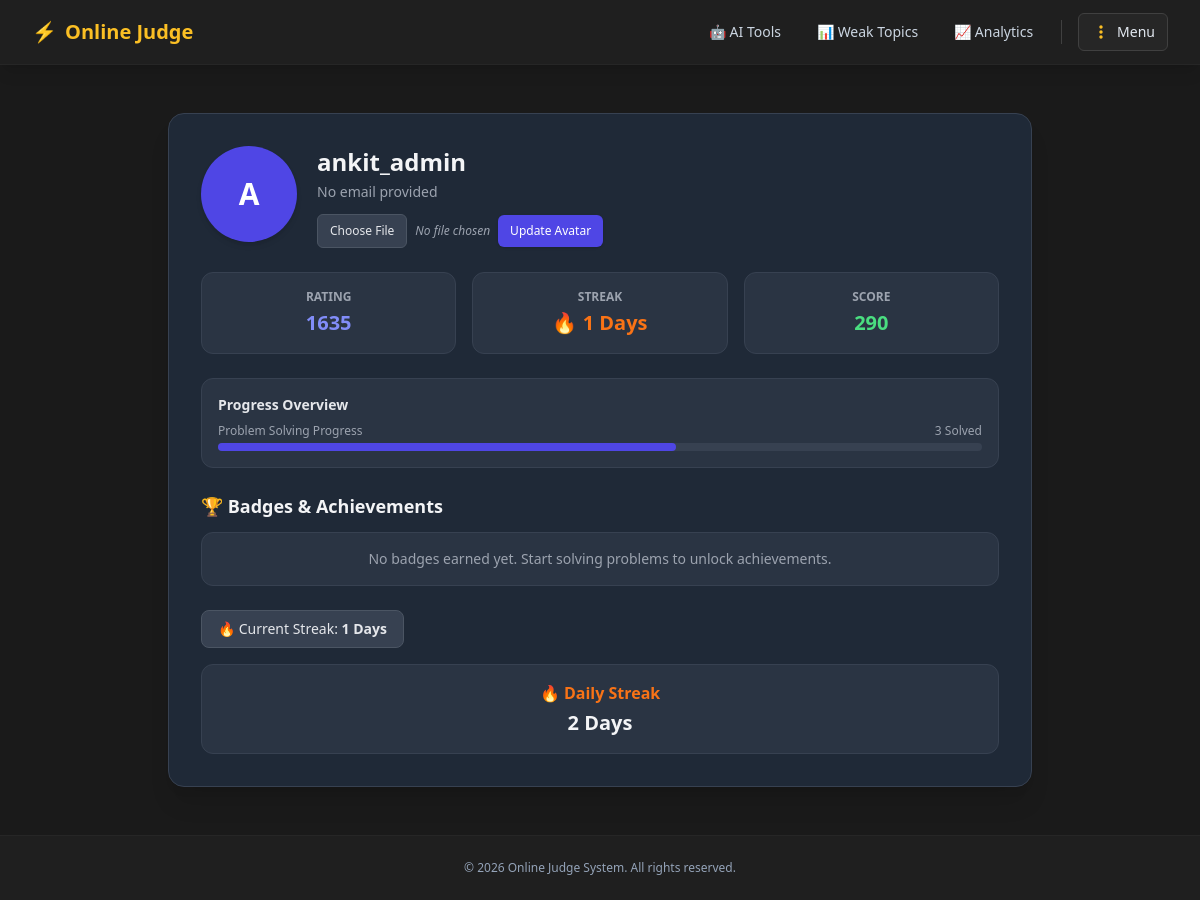
/profile/ (signed in), run on the app's committed database.
### judge/models.py (models this page shows, shortened)
class UserProfile(models.Model):
    user = models.OneToOneField(User, on_delete=models.CASCADE)
    title = models.CharField(max_length=200)
    score = models.IntegerField(default=0)
    rating = models.IntegerField(default=1200)
    streak_count = models.IntegerField(default=0)
    last_active_date = models.DateField(null=True, blank=True)
    profile_pic = models.ImageField(upload_to='profile_pics/', blank=True, null=True)
    email_token = models.CharField(max_length=200, blank=True, null=True)
    email_verified = models.BooleanField(default=False)
    xp = models.IntegerField(default=0)
    level = models.IntegerField(default=1)
    current_streak = models.IntegerField(default=0)
    last_submission_date = models.DateField(blank=True, null=True)
    streak = models.IntegerField(default=0)
    last_submission_date = models.DateField(null=True, blank=True)

### judge/views.py (the view)
# urls.py: path('profile/', views.profile_view, name='profile'),
@login_required(login_url='/login/')
def profile_view(request):
    profile, _ = UserProfile.objects.get_or_create(user=request.user)
    solved_count = Submission.objects.filter(user=request.user, status='Accepted').values('problem').distinct().count()
    total_subs = Submission.objects.filter(user=request.user).count()
    context = {
        'profile': profile,
        'solved_count': solved_count,
        'total_subs': total_subs,
    }
    return render(request, 'judge/profile.html', context)

### judge/templates/judge/profile.html (shortened to what this page needs)
{% extends 'judge/base.html' %}
{% block content %}
<div class="max-w-4xl mx-auto px-4 py-6">
    <div class="bg-white dark:bg-gray-800 shadow-xl rounded-2xl p-6 md:p-8 border border-gray-200 dark:border-gray-700 relative transition-colors duration-200">
        <div class="flex flex-col sm:flex-row items-center sm:items-start mb-6 space-y-4 sm:space-y-0 sm:space-x-5">
            {% if profile.profile_pic and profile.profile_pic.url %}
                <img src="{{ profile.profile_pic.url }}" class="w-24 h-24 rounded-full object-cover shadow-md border-2 border-indigo-500">
            {% else %}
                <div class="w-24 h-24 rounded-full bg-indigo-600 text-white flex items-center justify-center text-3xl font-bold shadow-md">
                    {{ request.user.username|slice:":1"|upper }}
                </div>
            {% endif %}
            <div class="text-center sm:text-left flex-grow">
                <h3 class="text-2xl font-bold text-gray-900 dark:text-gray-100 mb-1">{{ request.user.username }}</h3>
                <p class="text-gray-600 dark:text-gray-400 text-sm mb-3">{{ request.user.email|default:"No email provided" }}</p>
                <form method="POST" enctype="multipart/form-data" action="{% url 'upload_avatar' %}" class="flex flex-wrap items-center gap-2 mt-2">
                   <label class="cursor-pointer bg-gray-100 dark:bg-gray-700 hover:bg-gray-200 dark:hover:bg-gray-600 text-gray-800 dark:text-gray-200 text-xs font-medium px-3 py-2 rounded-md border border-gray-300 dark:border-gray-600 transition">
                      Choose File
                   </label>
                    <span class="text-xs text-gray-500 dark:text-gray-400 italic">No file chosen</span>
                    <button type="submit" class="px-3 py-2 bg-indigo-600 hover:bg-indigo-500 text-white text-xs font-medium rounded-md shadow transition">Update Avatar</button>
               </form>
            </div>
        </div>
        <div class="grid grid-cols-1 md:grid-cols-3 gap-4 mb-6">
            <div class="p-4 rounded-xl bg-gray-50 dark:bg-gray-700/50 border border-gray-200 dark:border-gray-700 text-center">
                <h6 class="text-xs uppercase font-semibold text-gray-500 dark:text-gray-400 mb-1">Rating</h6>
                <h3 class="text-xl font-bold text-indigo-600 dark:text-indigo-400">{{ profile.rating|default:1200 }}</h3>
            </div>
            <div class="p-4 rounded-xl bg-gray-50 dark:bg-gray-700/50 border border-gray-200 dark:border-gray-700 text-center">
                <h6 class="text-xs uppercase font-semibold text-gray-500 dark:text-gray-400 mb-1">Streak</h6>
                <h3 class="text-xl font-bold text-orange-500">🔥 {{ profile.streak_count|default:0 }} Days</h3>
            </div>
            <div class="p-4 rounded-xl bg-gray-50 dark:bg-gray-700/50 border border-gray-200 dark:border-gray-700 text-center">
                <h6 class="text-xs uppercase font-semibold text-gray-500 dark:text-gray-400 mb-1">Score</h6>
                <h3 class="text-xl font-bold text-green-600 dark:text-green-400">{{ profile.score|default:0 }}</h3>
            </div>
        </div>
        <div class="p-4 rounded-xl bg-gray-50 dark:bg-gray-700/50 border border-gray-200 dark:border-gray-700 mb-6">
            <h6 class="text-sm font-bold text-gray-800 dark:text-gray-200 mb-2">Progress Overview</h6>
            <div class="flex justify-between text-xs text-gray-600 dark:text-gray-400 mb-1">
                <span>Problem Solving Progress</span>
                <span>{{ solved_count|default:0 }} Solved</span>
            </div>
            <div class="w-full bg-gray-200 dark:bg-gray-700 rounded-full h-2">
                <div class="bg-indigo-600 h-2 rounded-full" style="width: 60%"></div>
            </div>
        </div>
        <h5 class="text-lg font-bold text-gray-900 dark:text-gray-100 mb-3">🏆 Badges & Achievements</h5>
        <div class="grid grid-cols-1 md:grid-cols-2 gap-3 mb-6">
            {% for ub in user_badges %}
                <div class="p-4 rounded-xl bg-gray-50 dark:bg-gray-700/50 border border-gray-200 dark:border-gray-700 flex items-center space-x-3">
                    <span class="text-2xl">{{ ub.badge.icon }}</span>
                    <div>
                        <h6 class="font-bold text-gray-800 dark:text-gray-200 text-sm">{{ ub.badge.name }}</h6>
                        <p class="text-xs text-gray-500 dark:text-gray-400">{{ ub.badge.description }}</p>
                    </div>
                </div>
            {% empty %}
                <div class="col-span-2 p-4 text-center rounded-xl bg-gray-50 dark:bg-gray-700/50 border border-gray-200 dark:border-gray-700">
                    <p class="text-sm text-gray-500 dark:text-gray-400">No badges earned yet. Start solving problems to unlock achievements.</p>
                </div>
            {% endfor %}
        </div>
        <div class="mb-4 inline-block px-4 py-2 rounded-lg bg-gray-100 dark:bg-gray-700 text-gray-800 dark:text-gray-200 text-sm font-medium border border-gray-200 dark:border-gray-600">
            🔥 Current Streak: <strong>{{ request.user.userprofile.current_streak|default:profile.streak_count }} Days</strong>
        </div>
        <div class="p-4 rounded-xl bg-gray-50 dark:bg-gray-700/50 border border-gray-200 dark:border-gray-700 text-center">
            <h5 class="text-orange-500 font-bold mb-1">🔥 Daily Streak</h5>
            <h3 class="text-xl font-bold text-gray-900 dark:text-gray-100 mb-0">{{ request.user.userprofile.streak|default:profile.streak_count }} Days</h3>
        </div>
    </div>
</div>
{% endblock %}

### data on the page
UserProfile: rating "1635", streak_count "1", score "290"

### other printed values
{{ request.user.username|slice:":1"|upper }} "A"
{{ request.user.username }} "ankit_admin"
{{ request.user.email|default:"No email provided" }} "No email provided"
{{ solved_count|default:0 }} "3"
{{ request.user.userprofile.current_streak|default:profile.streak_count }} "1"
{{ request.user.userprofile.streak|default:profile.streak_count }} "2"
